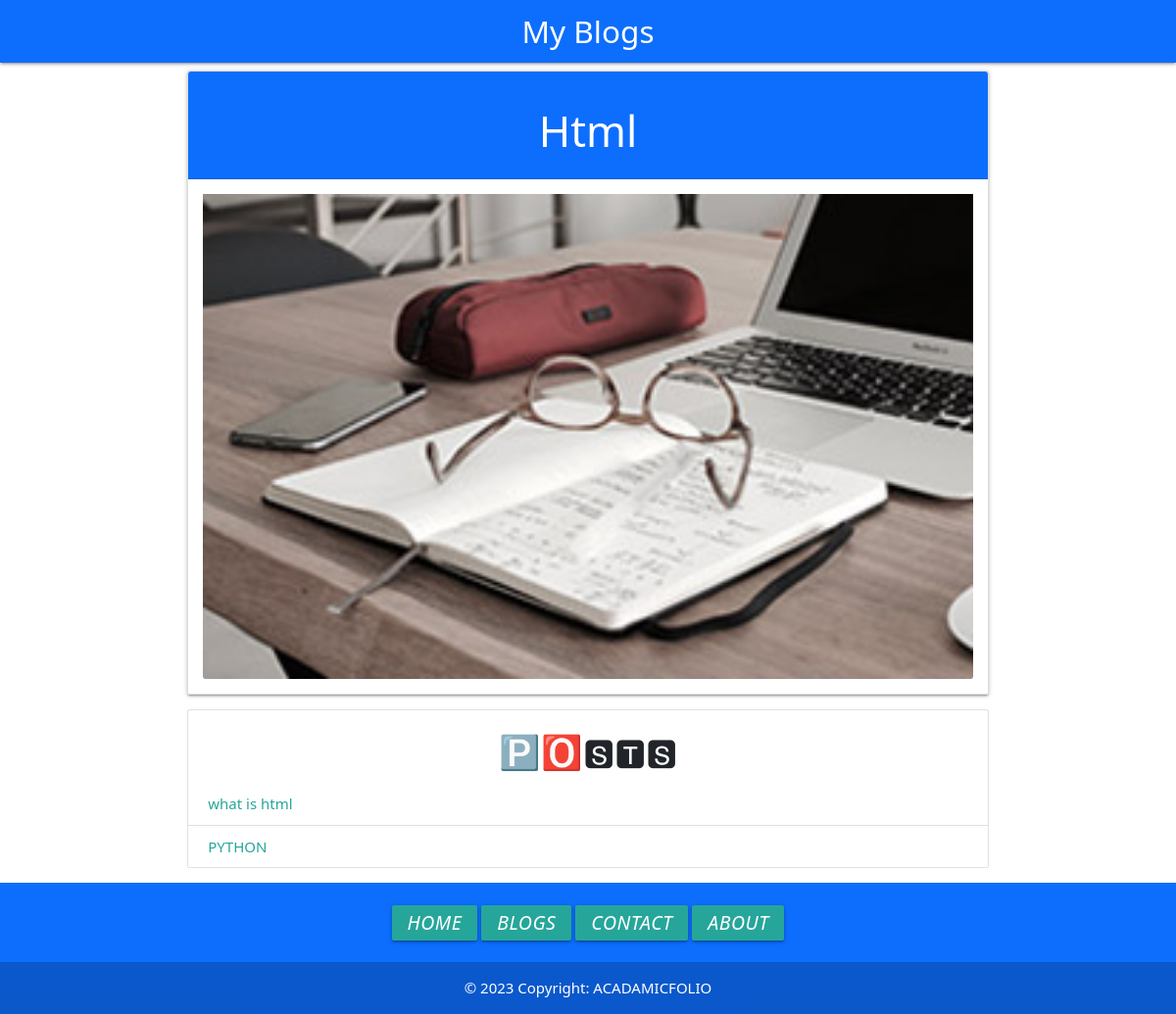
The page /category/html on the database its author committed.
### website/models.py (models this page shows, shortened)
class Category(models.Model):
    category_id = models.AutoField(primary_key=True)
    title = models.CharField(max_length=100)
    discription = models.TextField()
    url = models.CharField(max_length=100)
    image = models.ImageField(upload_to='category/')
    add_date = models.DateTimeField(auto_now_add=True, null=True)

class Post(models.Model):
    post_id = models.AutoField(primary_key=True)
    title = models.CharField(max_length=100)
    image = models.ImageField(upload_to='post/')
    content = models.TextField()
    url = models.CharField(max_length=100)
    cate = models.ForeignKey(Category, on_delete=models.CASCADE)

### website/views.py (the view)
# urls.py: path('category/<slug:url>',category)
def category(request, url):
    cate = Category.objects.get(url=url)
    posts = Post.objects.filter(cate=cate)
    return render(request, "category.html", {'cate': cate, 'posts': posts})

### templates/category.html (shortened to what this page needs)
{%extends 'base.html' %}
{% block scripts %}
<link href="https://cdn.jsdelivr.net/npm/bootstrap@5.0.2/dist/css/bootstrap.min.css" rel="stylesheet">
{% endblock scripts %}
{%block body%}
<div class="container">
    <div class="card text-center">
        <div class="card-header bg-primary text-white">
          <h3>{{cate.title}}</h3>
        </div>
        <div class="card-body">
          <img src="/media/{{cate.image}}" class="card-img-bottom" alt="...">
        </div>
      </div>
    <div class="collection">
      <h4 class="text-center ">🅿🅾🆂🆃🆂</h4>
        {%for p in posts %}
        <a href="/blog/{{p.url}}" class="collection-item">{{p.title}}</a>
        {% empty %}
        <h3>No posts in this category</h3>
        {%endfor%}
    </div>
</div>
{%endblock%}

### rows shown on the page
Category: title "Html", image (picture)
Post: title "what is html"
Post: title "PYTHON"
